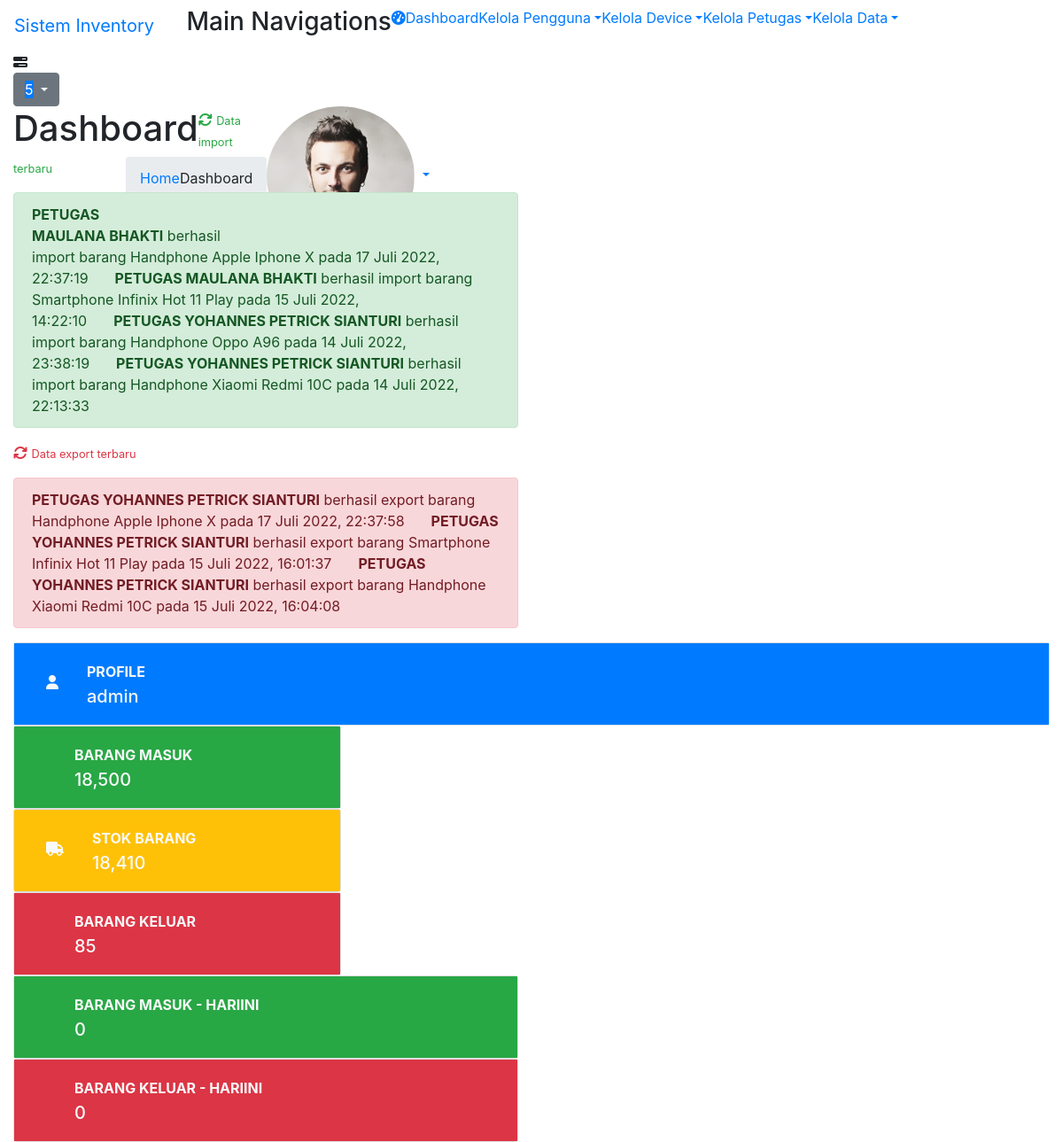
Screenshot of / (signed in) with the database file from the repository.
### tables this page shows
CREATE TABLE `tb_import` (
  `id_import` char(25) NOT NULL,
  `id_barang` char(25) NOT NULL,
  `id_petugas` char(25) NOT NULL,
  `id_supplier` char(25) NOT NULL,
  `quantity` int(11) NOT NULL,
  `tgl_masuk` date NOT NULL,
  `jam_masuk` time NOT NULL
);

CREATE TABLE `tb_petugas` (
  `id_petugas` char(25) NOT NULL,
  `nama` varchar(50) NOT NULL,
  `jk` varchar(25) NOT NULL,
  `telepon` varchar(25) NOT NULL,
  `alamat` text NOT NULL
);

CREATE TABLE `tb_barang` (
  `id_barang` char(25) NOT NULL,
  `nama_barang` varchar(100) DEFAULT NULL,
  `id_jenis` char(25) DEFAULT NULL,
  `nama_brand` varchar(50) NOT NULL,
  `tipe_barang` varchar(50) NOT NULL,
  `satuan_barang` varchar(50) DEFAULT NULL,
  `stok` int(11) DEFAULT NULL
);

CREATE TABLE `tb_export` (
  `id_export` char(25) NOT NULL,
  `id_barang` char(25) NOT NULL,
  `id_petugas` char(25) NOT NULL,
  `penerima` varchar(50) NOT NULL,
  `quantity` int(11) NOT NULL,
  `tgl_keluar` date NOT NULL,
  `jam_keluar` time NOT NULL
);

### config.php (called while the page is built, shortened)
<?php
	$base_link = "https://parcell.co.id/kel1/";
	function format_datetime_to_date($string){
		$bulanIndo = ['', 'Januari', 'Februari', 'Maret', 'April', 'Mei', 'Juni', 'Juli', 'Agustus', 'September' , 'Oktober', 'November', 'Desember'];
		$date = explode(" ", $string)[0];
		$tanggal = explode("-", $date)[2];
		$bulan = explode("-", $date)[1];
		$tahun = explode("-", $date)[0];
		return $tanggal . " " . $bulanIndo[abs($bulan)] . " " . $tahun;
	}
?>

### index.php (the view, shortened to what this page needs)
<?php
require 'config.php';
include 'header.php';
    $check_stok_barang = mysqli_query($conn, "SELECT SUM(stok) AS total_stok FROM tb_barang");
    $data_stok_barang = mysqli_fetch_assoc($check_stok_barang);
    $check_import = mysqli_query($conn, "SELECT SUM(quantity) AS total_quantity_import FROM tb_import");
    $data_import = mysqli_fetch_assoc($check_import);
    $check_export = mysqli_query($conn, "SELECT SUM(quantity) AS total_quantity_export FROM tb_export");
    $data_export = mysqli_fetch_assoc($check_export);
    $today = date("Y-m-d");
    $check_import_today = mysqli_query($conn, "SELECT SUM(quantity) AS total_quantity_import_today FROM tb_import WHERE tgl_masuk = '$today'");
    $data_import_today = mysqli_fetch_assoc($check_import_today);
    $check_export_today = mysqli_query($conn, "SELECT SUM(quantity) AS total_quantity_export_today FROM tb_export WHERE tgl_keluar = '$today'");
    $data_export_today = mysqli_fetch_assoc($check_export_today);
?>
<body>
    <div class="breadcrumbs">
        <div class="col-sm-4">
            <div class="page-header float-left">
                <div class="page-title">
                    <h1>Dashboard</h1>
                </div>
            </div>
        </div>
        <div class="col-sm-8">
                <div class="page-header float-right">
                    <div class="page-title">
                        <ol class="breadcrumb text-right">
                            <li class="breadcrumb-item"><a href="index.php">Home</a></li>
                            <li class="active">Dashboard</li>
                        </ol>
                    </div>
                </div>
            </div>
        </div>
    <div class="col-lg-6">
        <p class="text-success"><i class="fa fa-refresh fa-spin"></i> <small> Data import terbaru</small></p>
        <div class="alert alert-success">
            <div class="clearfix">
                <marquee scrollamount="6">
                    <?php
                    $marquee_import = mysqli_query($conn, "SELECT * FROM tb_import ORDER BY tgl_masuk DESC");
                    if (mysqli_num_rows($marquee_import) == 0) {
                        echo "<b>[".format_datetime(date("Y-m-d H:i:s"))."]</b> System tidak menemukan ada data import terbaru...";
                    } else {
                        while($data_marquee_import = mysqli_fetch_assoc($marquee_import)) {
                            $id_barang = $data_marquee_import['id_barang'];
                            $id_petugas = $data_marquee_import['id_petugas'];
                            $check_barang = mysqli_query($conn, "SELECT nama_barang FROM tb_barang WHERE id_barang = '$id_barang'");
                            $data_barang = mysqli_fetch_assoc($check_barang);
                            $check_petugas = mysqli_query($conn, "SELECT nama FROM tb_petugas WHERE id_petugas = '$id_petugas'");
                            $data_petugas = mysqli_fetch_assoc($check_petugas);
                            echo "<span style='margin-right: 30px;'><b>PETUGAS ".$data_petugas["nama"]."</b> berhasil import barang ".$data_barang["nama_barang"]." pada ".format_datetime_to_date($data_marquee_import["tgl_masuk"]).", ".$data_marquee_import["jam_masuk"]."</span>";
                        }
                    }
                    ?>
                </marquee>
            </div>
        </div>
    </div>
    <div class="col-lg-6">
        <p class="text-danger"><i class="fa fa-refresh fa-spin"></i> <small> Data export terbaru</small></p>
        <div class="alert alert-danger">
            <div class="clearfix">
                <marquee scrollamount="6">
                    <?php
                    $marquee_export = mysqli_query($conn, "SELECT * FROM tb_export ORDER BY tgl_keluar DESC");
                    if (mysqli_num_rows($marquee_export) == 0) {
                        echo "<b>[".format_datetime(date("Y-m-d H:i:s"))."]</b> System tidak menemukan ada data export terbaru...";
                    } else {
                        while($data_marquee_export = mysqli_fetch_assoc($marquee_export)) {
                            $id_barang = $data_marquee_export['id_barang'];
                            $id_petugas = $data_marquee_export['id_petugas'];
                            $check_barang = mysqli_query($conn, "SELECT nama_barang FROM tb_barang WHERE id_barang = '$id_barang'");
                            $data_barang = mysqli_fetch_assoc($check_barang);
                            $check_petugas = mysqli_query($conn, "SELECT nama FROM tb_petugas WHERE id_petugas = '$id_petugas'");
                            $data_petugas = mysqli_fetch_assoc($check_petugas);
                            echo "<span style='margin-right: 30px;'><b>PETUGAS ".$data_petugas["nama"]."</b> berhasil export barang ".$data_barang["nama_barang"]." pada ".format_datetime_to_date($data_marquee_export["tgl_keluar"]).", ".$data_marquee_export["jam_keluar"]."</span>";
                        }
                    }
                    ?>
                </marquee>
            </div>
        </div>
    </div>
    <div class="col-lg-12">
        <div class="card">
            <div class="card-body bg-primary">
                <div class="clearfix">
                    <a href="<?php echo $base_link; ?>myprofile.php">
                        <i class="fa fa-user p-3 font-2xl mr-3 float-left text-light"></i>
                        <div class="text-uppercase font-weight-bold font-30 large text-light">Profile</div>
                        <div class="h5  mb-0 mt-1 text-light"><?php echo $username_data; ?></div>
                    </a>
                </div>
            </div>
        </div>
    </div>
    <div class="col-lg-4">
        <div class="card">
            <div class="card-body bg-success">
                <div class="clearfix">
                    <a href="<?php echo $base_link; ?>tampil-data-import.php">
                        <i class="ti-import p-3 font-2xl mr-3 float-left text-light"></i>
                        <div class="text-uppercase font-weight-bold font-30 large text-light">Barang Masuk</div>
                        <div class="h5 mb-0 mt-1 text-light"><?php echo number_format($data_import['total_quantity_import']); ?></div>
                    </a>
                </div>
            </div>
        </div>
    </div>
    <div class="col-lg-4">
        <div class="card">
            <div class="card-body bg-warning">
                <div class="clearfix">
                    <a href="<?php echo $base_link; ?>tampil-data-barang.php">
                        <i class="fa fa-truck p-3 font-2xl mr-3 float-left text-light"></i>
                        <div class="text-uppercase font-weight-bold font-30 large text-light">Stok Barang</div>
                        <div class="h5 mb-0 mt-1 text-light"><?php echo number_format($data_stok_barang['total_stok']); ?></div>
                    </a>
                </div>
            </div>
        </div>
    </div>
    <div class="col-lg-4">
        <div class="card">
            <div class="card-body bg-danger">
                <div class="clearfix">
                    <a href="<?php echo $base_link; ?>tampil-data-export.php">
                        <i class="ti-export p-3 font-2xl mr-3 float-left text-light"></i>
                        <div class="text-uppercase font-weight-bold font-30 large text-light">Barang Keluar</div>
                        <div class="h5 text-secondary mb-0 mt-1 text-light"><?php echo number_format($data_export['total_quantity_export']); ?></div>
                    </a>
                </div>
            </div>
        </div>
    </div>
    <div class="col-lg-6">
        <div class="card">
            <div class="card-body bg-success">
                <div class="clearfix">
                    <a href="<?php echo $base_link; ?>tampil-data-import.php">
                        <i class="ti-import p-3 font-2xl mr-3 float-left text-light"></i>
                        <div class="text-uppercase font-weight-bold font-30 large text-light">Barang Masuk - Hariini</div>
                        <div class="h5 mb-0 mt-1 text-light"><?php echo number_format($data_import_today['total_quantity_import_today']); ?></div>
                    </a>
                </div>
            </div>
        </div>
    </div>
    <div class="col-lg-6">
        <div class="card">
            <div class="card-body bg-danger">
                <div class="clearfix">
                    <a href="<?php echo $base_link; ?>tampil-data-export.php">
                        <i class="ti-export p-3 font-2xl mr-3 float-left text-light"></i>
                        <div class="text-uppercase font-weight-bold font-30 large text-light">Barang Keluar - Hariini</div>
                        <div class="h5 mb-0 mt-1 text-light"><?php echo number_format($data_export_today['total_quantity_export_today']); ?></div>
                    </a>
                </div>
            </div>
        </div>
    </div>
</body>
</html>

### rows the page displays
tb_import: id_petugas.nama "MAULANA BHAKTI", id_barang.nama_barang "Handphone Apple Iphone X", tgl_masuk "17 Juli 2022", jam_masuk "22:37:19"
tb_import: id_petugas.nama "MAULANA BHAKTI", id_barang.nama_barang "Smartphone Infinix Hot 11 Play", tgl_masuk "15 Juli 2022", jam_masuk "14:22:10"
tb_import: id_petugas.nama "YOHANNES PETRICK SIANTURI", id_barang.nama_barang "Handphone Oppo A96", tgl_masuk "14 Juli 2022", jam_masuk "23:38:19"
tb_import: id_petugas.nama "YOHANNES PETRICK SIANTURI", id_barang.nama_barang "Handphone Xiaomi Redmi 10C", tgl_masuk "14 Juli 2022", jam_masuk "22:13:33"
tb_export: id_petugas.nama "YOHANNES PETRICK SIANTURI", id_barang.nama_barang "Handphone Apple Iphone X", tgl_keluar "17 Juli 2022", jam_keluar "22:37:58"
tb_export: id_petugas.nama "YOHANNES PETRICK SIANTURI", id_barang.nama_barang "Smartphone Infinix Hot 11 Play", tgl_keluar "15 Juli 2022", jam_keluar "16:01:37"
tb_export: id_petugas.nama "YOHANNES PETRICK SIANTURI", id_barang.nama_barang "Handphone Xiaomi Redmi 10C", tgl_keluar "15 Juli 2022", jam_keluar "16:04:08"

### other values shown
$base_name "Sistem Inventory"
$count_login_history "5"
$username_data "admin"
$data_import['total_quantity_import'] "18,500"
$data_stok_barang['total_stok'] "18,410"
$data_export['total_quantity_export'] "85"
$data_import_today['total_quantity_import_today'] "0"
$data_export_today['total_quantity_export_today'] "0"
